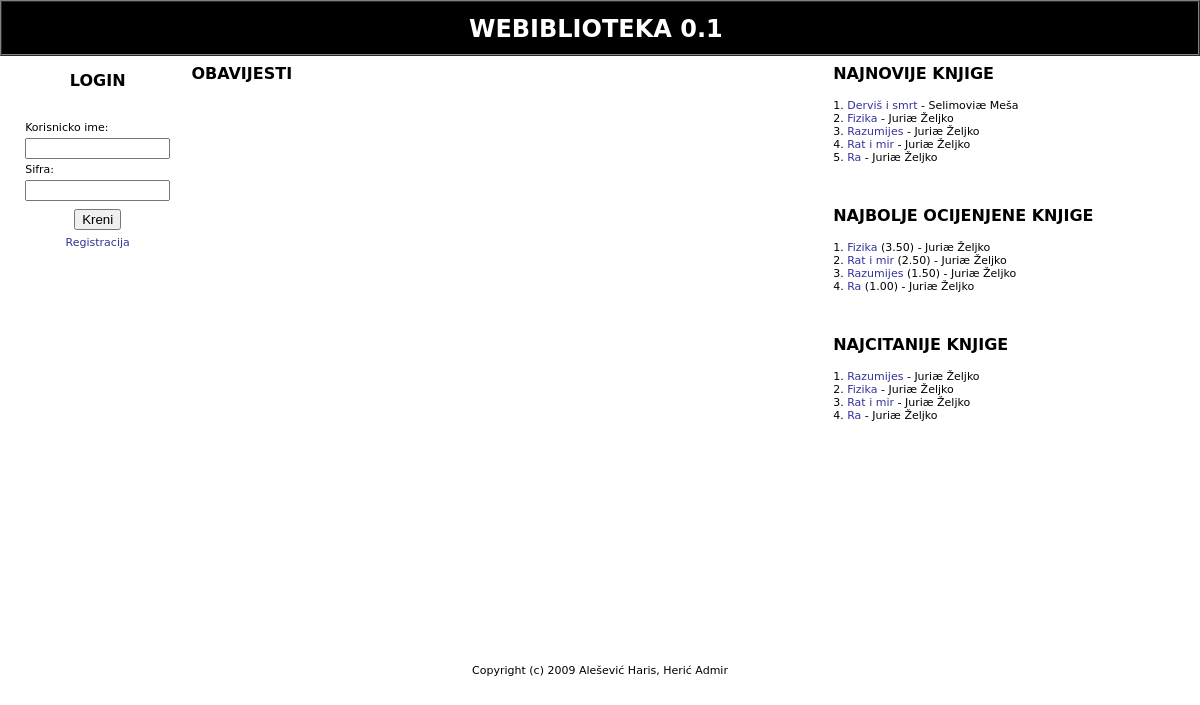
Before: / with the older database file.
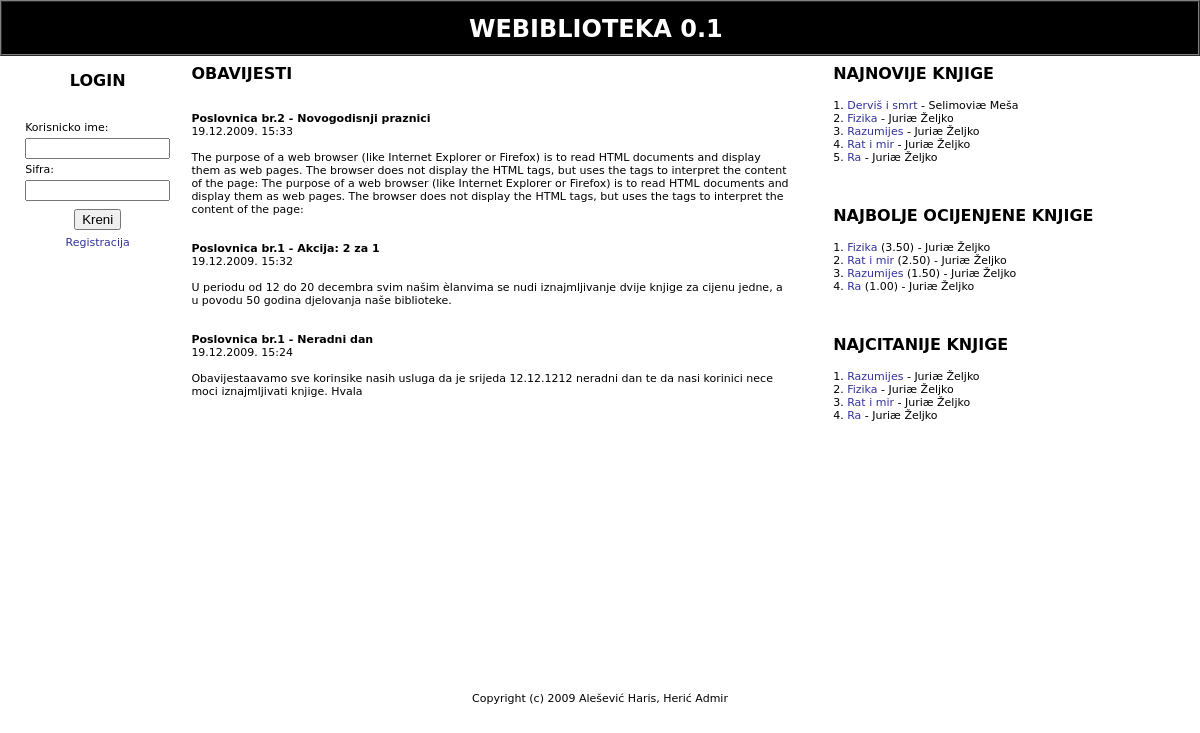
After: the same page with the newer database file.
### tables this page shows
CREATE TABLE IF NOT EXISTS `knjigaopis` (
  `idKnjigaOpis` int(11) NOT NULL AUTO_INCREMENT,
  `Naslov` varchar(200) NOT NULL,
  `Podnaslov` varchar(220) DEFAULT NULL,
  `ISBN` varchar(13) DEFAULT NULL,
  `Izdanje` varchar(5) DEFAULT NULL,
  `Opis` text,
  `Jezik` varchar(20) DEFAULT NULL,
  `GodinaIzdavanja` year(4) DEFAULT NULL,
  `idZanr` int(11) DEFAULT NULL,
  `DatumUlaza` timestamp NULL DEFAULT NULL,
  `BrojPrimjeraka` int(11) DEFAULT NULL,
  `Status` varchar(20) DEFAULT NULL,
  PRIMARY KEY (`idKnjigaOpis`),
  UNIQUE KEY `ISBN` (`ISBN`),
  KEY `idZanr` (`idZanr`)
);

CREATE TABLE IF NOT EXISTS `obavijest` (
  `idObavijest` int(11) NOT NULL AUTO_INCREMENT,
  `Naslov` varchar(25) NOT NULL,
  `Tekst` text NOT NULL,
  `Datum` timestamp NULL DEFAULT NULL,
  `idOsoba` int(11) NOT NULL,
  `idPoslovnica` int(11) NOT NULL,
  PRIMARY KEY (`idObavijest`),
  KEY `fk_Obavijest_Osoba1` (`idOsoba`),
  KEY `fk_Obavijest_Poslovnica1` (`idPoslovnica`)
);

CREATE TABLE IF NOT EXISTS `poslovnica` (
  `idPoslovnica` int(11) NOT NULL AUTO_INCREMENT,
  `Naziv` varchar(45) NOT NULL,
  `UlicaIBroj` varchar(25) NOT NULL,
  `PostanskiBroj` varchar(5) NOT NULL,
  `Grad` varchar(25) NOT NULL,
  `Telefon` varchar(13) DEFAULT NULL,
  `Email` varchar(50) DEFAULT NULL,
  `idBiblioteka` int(11) NOT NULL,
  PRIMARY KEY (`idPoslovnica`),
  KEY `fk_Poslovnica_Biblioteka1` (`idBiblioteka`)
);

### lib/biblioteka.php (called while the page is built, shortened)
<?
function myquery($query) {
	if ($r = @mysql_query($query)) {
		return $r;
	}
	exit;
}
?>

### public/intro.php (the view, shortened to what this page needs)
<?
function public_intro() {
	?>
		<table width="100%" border="0" cellspacing="4" cellpadding="0">
			<tr>
			<td width="15%" valign="top">
			<?
				login_forma();
			?>
			</td>
			<td width="50%" valign="top">
			<?
				zadnje_obavijesti();
			?>
			</td>
			<td width="3%"></td>
			<td width="30%" valign="top">
			<?
				top_knjige();
			?>
			</td>
			</tr>
		</table>
	<?
}
function login_forma() {
	$uri=$_SERVER['PHP_SELF'];
	?>
	<center><table border="0" cellpadding="5" bgcolor="#FFFFFF">
	<tr>
		<td align="center">
		<h3>LOGIN</h3>
		</td>
	</tr>
	<tr>
		<td align="center">
		<form action="<?=$uri?>" method="POST">
		<table border="0">
			<tr><td>Korisnicko ime:</td></tr><tr><td><input type="text" name="login" size="15"></td></tr>
			<tr><td>Sifra:</td><tr><td><input type="password" name="pass" size="15"></td></tr>
			<tr><td colspan="2" align="center"><input type="submit" value="Kreni"></td></tr>
			<tr><td colspan="2" align="center"><a href="public/registracija.php">Registracija</td></tr></table>
		</form>
		</td>
	</tr>
	</table></center>
	<?
}
?>
<?
function zadnje_obavijesti() {
	$q01 = myquery("SELECT o.idObavijest, o.naslov, UNIX_TIMESTAMP(o.datum) as vrijeme, p.naziv, o.tekst
					FROM obavijest o, poslovnica p
					WHERE o.idPoslovnica=p.idPoslovnica
					ORDER BY vrijeme DESC");
	print "<h3>OBAVIJESTI</h3><br>";
	while ($obavijest=mysql_fetch_row($q01)) {
		print "<b>".$obavijest[3]." - ".$obavijest[1]."</b><br>".date("d.m.Y. H:i",($obavijest[2]))."<br><br>".$obavijest[4]."<br><br><br>";
	}
	print "<br><br>";
}
?>
<?
function top_knjige() {
	$q01 = myquery("SELECT k.idknjigaopis, k.naslov, a.ime, a.prezime, UNIX_TIMESTAMP(k.datumulaza) as vrijeme
					FROM knjigaopis as k, autor as a, pisac as p
					WHERE p.idautor=a.idautor AND p.idknjigaopis=k.idknjigaopis
					GROUP BY k.idknjigaopis ORDER BY vrijeme DESC LIMIT 0,10");
	$brojac=1;
	print "<h3>NAJNOVIJE KNJIGE</h3>";
	while ($knjiga=mysql_fetch_row($q01)) {
		$link="<a href=\"?sta=public/knjiga&knjiga=".$knjiga[0]."\">".$knjiga[1]."</a>";
		print $brojac.". ".$link." - ".$knjiga[3]." ".$knjiga[2]."<br>";
		$brojac++;
	}
	$q02 = myquery("SELECT k.idknjigaopis, k.naslov, a.ime, a.prezime, AVG(o.vrijednost) as ocjena
					FROM knjigaopis as k, autor as a, pisac as p, iznajmljivanje as i, primjerakknjige as pk, ocjena as o
					WHERE p.idautor=a.idautor AND p.idknjigaopis=k.idknjigaopis AND o.idknjigaopis=k.idknjigaopis
					GROUP BY k.idknjigaopis ORDER BY ocjena DESC LIMIT 0,10");
	print "<br><br>";
	$brojac=1;
	print "<h3>NAJBOLJE OCIJENJENE KNJIGE</h3>";
	while ($knjiga=mysql_fetch_row($q02)) {
		$link="<a href=\"?sta=public/knjiga&knjiga=".$knjiga[0]."\">".$knjiga[1]."</a>";
		print $brojac.". ".$link." (".number_format($knjiga[4],2).") "." - ".$knjiga[3]." ".$knjiga[2]."<br>";
		$brojac++;
	}
	$q03 = myquery("SELECT k.idknjigaopis, k.naslov, a.ime, a.prezime, count(i.idiznajmljivanje) as broj
					FROM knjigaopis as k, autor as a, pisac as p, iznajmljivanje as i, primjerakknjige as pk
					WHERE p.idautor=a.idautor AND p.idknjigaopis=k.idknjigaopis AND pk.idknjigaopis=k.idknjigaopis AND i.idprimjerakknjige=pk.idprimjerakknjige
				GROUP BY k.idknjigaopis ORDER BY broj DESC LIMIT 0,10");
	print "<br><br>";
	$brojac=1;
	print "<h3>NAJCITANIJE KNJIGE</h3>";
	while ($knjiga=mysql_fetch_row($q03)) {
		$link="<a href=\"?sta=public/knjiga&knjiga=".$knjiga[0]."\">".$knjiga[1]."</a>";
		print $brojac.". ".$link." - ".$knjiga[3]." ".$knjiga[2]."<br>";
		$brojac++;
	}
}
?>

Changed rows visible on the page:
added obavijest: idPoslovnica.Naziv "Poslovnica br.2", Naslov "Novogodisnji praznici", obavijest "19.12.2009. 15:33", Tekst "The purpose of a web browser (like Internet Explorer or Firefox) is to read HTML documents and display them as web pages. The browser does not display the HTML tags, but uses the tags to interpret the content of the page: The purpose of a web browser (like Internet Explorer or Firefox) is to read HTML documents and display them as web pages. The browser does not display the HTML tags, but uses the tags to interpret the content of the page:"
added obavijest: idPoslovnica.Naziv "Poslovnica br.1", Naslov "Akcija: 2 za 1", obavijest "19.12.2009. 15:32", Tekst "U periodu od 12 do 20 decembra svim našim èlanvima se nudi iznajmljivanje dvije knjige za cijenu jedne, a u povodu 50 godina djelovanja naše biblioteke."
added obavijest: idPoslovnica.Naziv "Poslovnica br.1", Naslov "Neradni dan", obavijest "19.12.2009. 15:24", Tekst "Obavijestaavamo sve korinsike nasih usluga da je srijeda 12.12.1212 neradni dan te da nasi korinici nece moci iznajmljivati knjige. Hvala"
